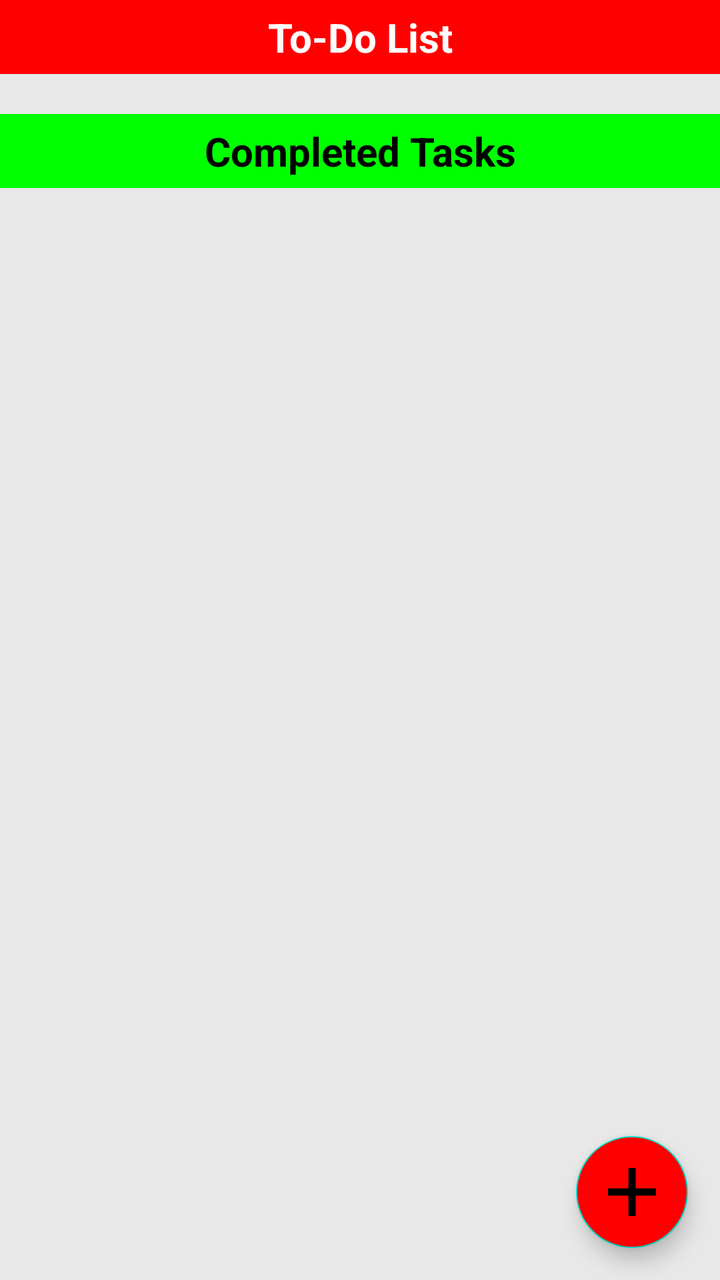
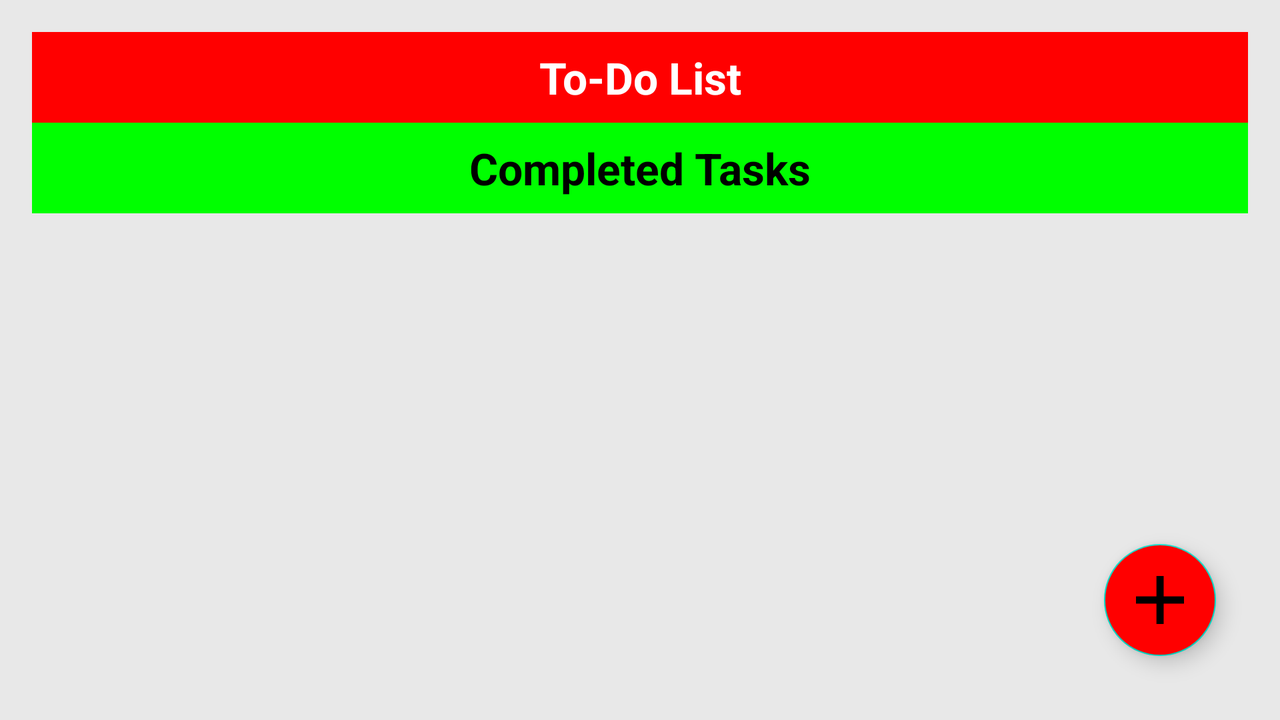

The same Android screen from two of the app's own layout files: first res/layout/ as a phone draws it, then the repository's variant for another configuration, drawn on a device whose configuration selects that folder. Both files follow.
<!-- AndroidManifest.xml: application theme Theme.SMDAssignment3 -->
<!-- res/layout/activity_main.xml -->
<androidx.constraintlayout.widget.ConstraintLayout
    xmlns:android="http://schemas.android.com/apk/res/android"
    android:layout_width="match_parent"
    android:layout_height="match_parent"
    android:background="@color/background_color"
    xmlns:app="http://schemas.android.com/apk/res-auto">

    
    <TextView
        android:id="@+id/toDoListHeader"
        android:layout_width="match_parent"
        android:layout_height="wrap_content"
        android:text="@string/todoheader"
        android:textStyle="bold"
        android:textColor="@color/white"
        android:background="@color/red"
        android:padding="@dimen/pad5"
        android:gravity="center"
        android:textSize="@dimen/sp20"
        app:layout_constraintTop_toTopOf="parent"
        app:layout_constraintLeft_toLeftOf="parent"
        android:layout_marginBottom="@dimen/pad8"/>

    
    <ListView
        android:id="@+id/toDoListView"
        android:layout_width="0dp"
        android:layout_height="wrap_content"
        android:divider="@color/black"
        android:paddingBottom="@dimen/pad20"
        android:dividerHeight="@dimen/pad1"
        app:layout_constraintTop_toBottomOf="@id/toDoListHeader"
        app:layout_constraintLeft_toLeftOf="parent"
        app:layout_constraintRight_toRightOf="parent"
        android:layout_marginBottom="@dimen/pad16"/>

    
    <TextView
        android:id="@+id/completedTasksHeader"
        android:layout_width="match_parent"
        android:layout_height="wrap_content"
        android:text="@string/completedHeader"
        android:textColor="@color/black"
        android:background="@color/green"
        android:padding="@dimen/pad5"
        android:gravity="center"
        android:textStyle="bold"
        android:textSize="@dimen/sp20"
        app:layout_constraintTop_toBottomOf="@id/toDoListView"
        app:layout_constraintLeft_toLeftOf="parent"
        android:layout_marginBottom="@dimen/pad8"/>

    
    <ListView
        android:id="@+id/completedTasksListView"
        android:layout_width="0dp"
        android:layout_height="wrap_content"
        android:divider="@color/black"
        android:dividerHeight="@dimen/pad1"
        app:layout_constraintTop_toBottomOf="@id/completedTasksHeader"
        app:layout_constraintLeft_toLeftOf="parent"
        app:layout_constraintRight_toRightOf="parent"
        android:paddingBottom="@dimen/pad20"/>

    
    <com.google.android.material.floatingactionbutton.FloatingActionButton
        android:id="@+id/fabAddTask"
        android:layout_width="wrap_content"
        android:layout_height="wrap_content"
        android:src="@drawable/add"
        android:contentDescription="@string/addTask"
        android:backgroundTint="@color/red"
        app:layout_constraintBottom_toBottomOf="parent"
        app:layout_constraintRight_toRightOf="parent"
        android:layout_margin="@dimen/pad16"/>

</androidx.constraintlayout.widget.ConstraintLayout>
<!-- resources referenced by this layout -->
<resources>
  <color name="background_color">#E8E8E8</color>
  <color name="black">#000000</color>
  <color name="green">#00FF00</color>
  <color name="red">#FF0000</color>
  <color name="white">#FFFFFF</color>
  <dimen name="pad1">1dp</dimen>
  <dimen name="pad16">16dp</dimen>
  <dimen name="pad20">20dp</dimen>
  <dimen name="pad5">5dp</dimen>
  <dimen name="pad8">8dp</dimen>
  <dimen name="sp20">20sp</dimen>
  <!-- drawable add: png bitmap (drawable, 3832 bytes) -->
  <string name="addTask">Add Task</string>
  <string name="completedHeader">Completed Tasks</string>
  <string name="todoheader">To-Do List</string>
  <style name="Theme.SMDAssignment3" parent="Base.Theme.SMDAssignment3" />
  <style name="Base.Theme.SMDAssignment3" parent="Theme.MaterialComponents.DayNight.NoActionBar">
      </style>
</resources>
<!-- res/layout-land/activity_main.xml (the repository's variant of the layout above) -->
<!-- drawn on the phone turned sideways -->
<androidx.constraintlayout.widget.ConstraintLayout
    xmlns:android="http://schemas.android.com/apk/res/android"
    android:layout_width="match_parent"
    android:layout_height="match_parent"
    android:background="@color/background_color"
    xmlns:app="http://schemas.android.com/apk/res-auto"
    android:padding="@dimen/pad16">

    
    <TextView
        android:id="@+id/toDoListHeader"
        android:layout_width="match_parent"
        android:layout_height="wrap_content"
        android:text="@string/todoheader"
        android:textStyle="bold"
        android:textColor="@color/white"
        android:background="@color/red"
        android:padding="@dimen/pad8"
        android:gravity="center"
        android:textSize="@dimen/sp22"
        android:layout_marginBottom="@dimen/pad16"/>

    
    <ListView
        android:id="@+id/toDoListView"
        android:layout_width="@dimen/pad0"
        android:layout_height="wrap_content"
        android:divider="@color/black"
        android:dividerHeight="@dimen/pad2"
        app:layout_constraintTop_toBottomOf="@id/toDoListHeader"
        app:layout_constraintLeft_toLeftOf="parent"
        app:layout_constraintRight_toRightOf="parent"
        android:layout_marginBottom="@dimen/pad24"/>

    
    <TextView
        android:id="@+id/completedTasksHeader"
        android:layout_width="match_parent"
        android:layout_height="wrap_content"
        android:text="@string/completedHeader"
        android:textStyle="bold"
        android:textColor="@color/black"
        android:background="@color/green"
        android:padding="@dimen/pad8"
        android:gravity="center"
        android:textSize="@dimen/sp22"
        app:layout_constraintTop_toBottomOf="@id/toDoListView"
        app:layout_constraintLeft_toLeftOf="parent"
        app:layout_constraintRight_toRightOf="parent"
        android:layout_marginBottom="@dimen/pad16"/>

    
    <ListView
        android:id="@+id/completedTasksListView"
        android:layout_width="@dimen/pad0"
        android:layout_height="wrap_content"
        android:divider="@color/black"
        android:dividerHeight="@dimen/pad2"
        app:layout_constraintTop_toBottomOf="@id/completedTasksHeader"
        app:layout_constraintLeft_toLeftOf="parent"
        app:layout_constraintRight_toRightOf="parent"
        android:layout_marginBottom="@dimen/pad24"/>

    
    <com.google.android.material.floatingactionbutton.FloatingActionButton
        android:id="@+id/fabAddTask"
        android:layout_width="wrap_content"
        android:layout_height="wrap_content"
        android:src="@drawable/add"
        android:contentDescription="@string/addTask"
        android:backgroundTint="@color/red"
        app:layout_constraintBottom_toBottomOf="parent"
        app:layout_constraintRight_toRightOf="parent"
        android:layout_margin="@dimen/pad16"/>

</androidx.constraintlayout.widget.ConstraintLayout>
<!-- resources referenced by the variant -->
<!-- as the phone turned sideways resolves them -->
<resources>
  <color name="background_color">#E8E8E8</color>
  <color name="black">#000000</color>
  <color name="green">#00FF00</color>
  <color name="red">#FF0000</color>
  <color name="white">#FFFFFF</color>
  <dimen name="pad0">0dp</dimen>
  <dimen name="pad16">16dp</dimen>
  <dimen name="pad2">2dp</dimen>
  <dimen name="pad24">24dp</dimen>
  <dimen name="pad8">8dp</dimen>
  <dimen name="sp22">22sp</dimen>
  <!-- drawable add: png bitmap (drawable, 3832 bytes) -->
  <string name="addTask">Add Task</string>
  <string name="completedHeader">Completed Tasks</string>
  <string name="todoheader">To-Do List</string>
  <style name="Theme.SMDAssignment3" parent="Base.Theme.SMDAssignment3" />
  <style name="Base.Theme.SMDAssignment3" parent="Theme.MaterialComponents.DayNight.NoActionBar">
      </style>
</resources>
